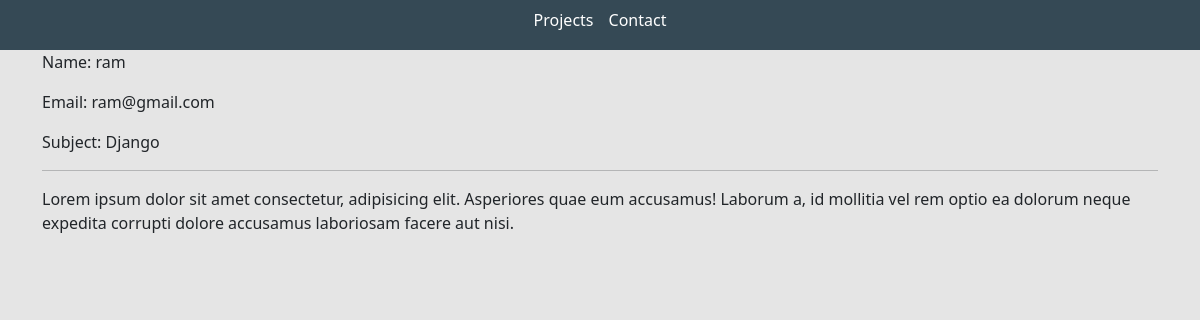
/message/1b9f8fbf-f85f-4261-bb5c-7763a9d54dac/, run on the app's committed database.
### base/models.py (models this page shows, shortened)
class Message(models.Model):
    name = models.CharField(max_length=200, null=True)
    email = models.CharField(max_length=200, null=True)
    subject = models.CharField(max_length=200, null=True)
    body = models.TextField()
    is_read = models.BooleanField(default=False)
    created = models.DateTimeField(auto_now_add=True)
    id = models.UUIDField(
        primary_key=True,
        default=uuid.uuid4,
        unique=True,
        editable=False)

### base/views.py (the view)
# urls.py: path('message/<str:pk>/', views.messagePage, name='message'),
def messagePage(request, pk):
    message = Message.objects.get(id=pk)
    message.is_read = True
    message.save()
    context = {'message': message}
    return render(request, 'base/message.html', context)

### base/templates/base/message.html
{% extends 'base/main.html' %}
{% load static %}
{% block content %}
<div class="container">
    <p>Name: {{message.name}}</p>
    <p>Email: {{message.email}}</p>
    <p>Subject: {{message.subject}}</p>
    <hr>
    <p>{{message.body}}</p>
</div>
{% endblock content %}

### static/styles/main.css (style rules this page uses)
body { background-color: #E5E5E5; }

### data on the page
Message: name "ram", email "ram@gmail.com", subject "Django", body "Lorem ipsum dolor sit amet consectetur, adipisicing elit. Asperiores quae eum accusamus! Laborum a, id mollitia vel rem optio ea dolorum neque expedita corrupti dolore accusamus laboriosam facere aut nisi."
